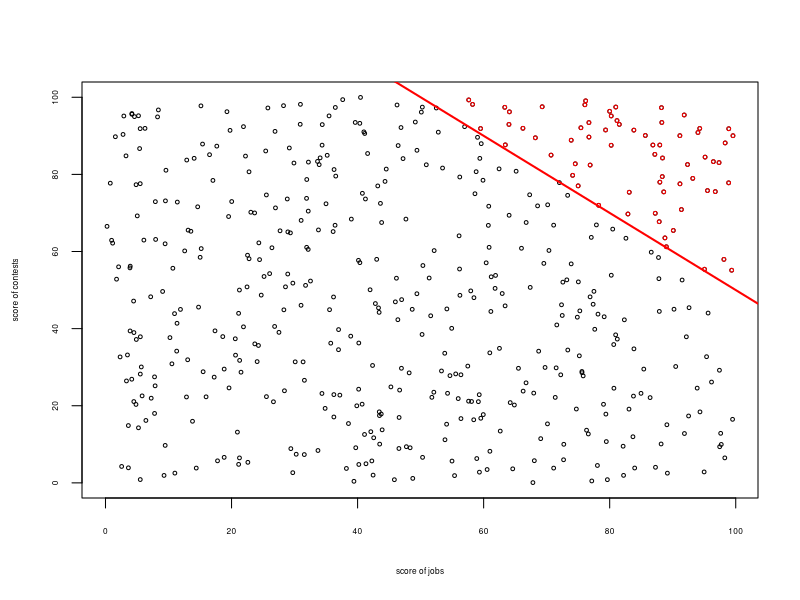

Recreate this plot in R.
# 14.5.2015 I.Zliobaite
# Berlin
# toy example, Berkson's paradox

set.seed('1981') 
contests <- runif(500, 0, 100)
jobs <- runif(500, 0, 100)
cojo <- contests + jobs
ind <- which(cojo>=150)

png('fig_Berksons.png',width = 6, height = 7.5, units = 'cm', res = 100)
plot(contests,jobs,cex = 0.5,cex.lab=0.5, cex.axis=0.5,xlab = 'score of jobs',ylab = 'score of contests')
abline(a = 150,b = -1,col='red',lwd=2)
points(contests[ind],jobs[ind],col='red',cex=0.5)
dev.off()

print(cor(jobs[ind],contests[ind]))